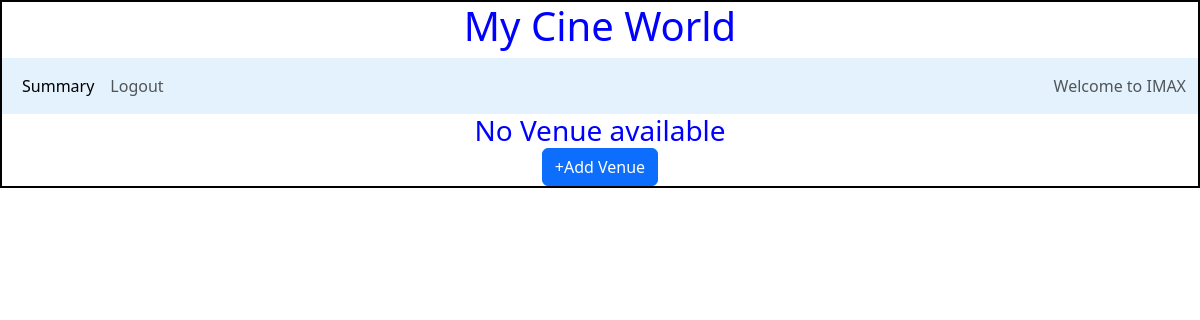
Page /admin/IMAX on the earlier database version.
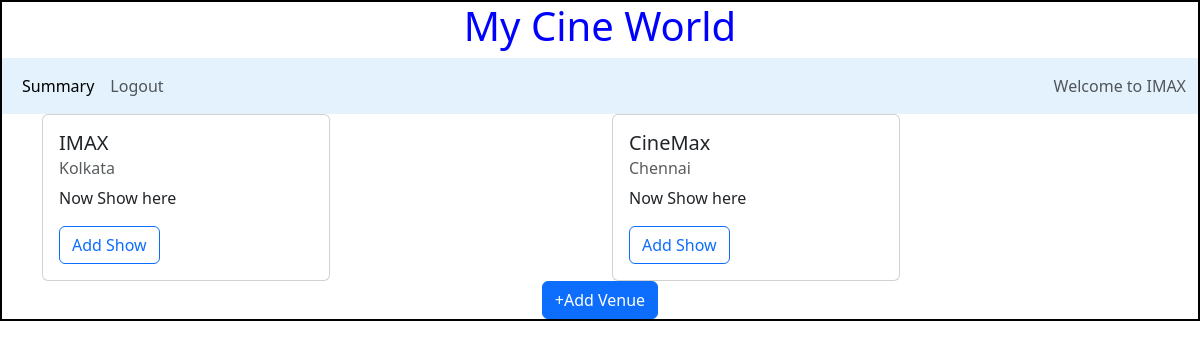
Same page on the later database version.
### backend/models.py (models this page shows)
class Theatre(db.Model):
    __tablename__="theatre"
    id = db.Column(db.Integer,primary_key=True)
    name = db.Column(db.String,nullable=False)
    location = db.Column(db.String,nullable=False)
    pin_code = db.Column(db.Integer,nullable=False)
    capacity = db.Column(db.Integer,nullable=False)
    shows=db.Relationship("Show",cascade="all,delete",backref="theatre",lazy=True)

### backend/controllers.py (the view)
@app.route("/admin/<name>")
def admin_dashboard(name):
    theatres=get_theatres()
    return render_template("admin_dashboard.html",name=name,theatres=theatres)

### backend/controllers.py (called while the page is built)
def get_theatres():
    theatres=Theatre.query.all()
    return theatres

### templates/admin_dashboard.html
{%extends "admin_layout.html"%}
{%block content%}
              <div class="container">
                {%if theatres%}
                <div class="row">
                    {%for theatre in theatres%}
                  <div class="col">
                    <div class="card" style="width: 18rem;">
                        <div class="card-body">
                          <h5 class="card-title">{{theatre.name}}</h5>
                          <h6 class="card-subtitle mb-2 text-muted">{{theatre.location}}</h6>
                          {%if theatre.shows%}
                          <table>
                            <tr><th>ID</th><th>Name</th><th>Date/Time</th></tr>
                            {%for show in theatre.shows%}
                            <tr><th>{{show.id}}</th><th>{{show.name}}</th><th>{{show.date_time}}</th></tr>
                            {%endfor%}
                          </table>
                          {%else%}
                          <p>Now Show here</p>
                          {%endif%}
                          <a href="/show/{{theatre.id}}/{{name}}" type="button" class="btn btn-outline-primary">Add Show</a>
                        </div>
                      </div>
                  </div>
               {%endfor%}
                </div>
                {%else%}
                <h3 class="center">No Venue available</h3>
                {%endif%}
                </div>
                <div class="center">
                    <a href="/venue/{{name}}" type="button" class="btn btn-primary">+Add Venue</a>
              </div>
              {%endblock%}

### templates/admin_layout.html (shortened to what this page needs)
<!DOCTYPE html>
<html lang="en">
<head>
    <link rel="stylesheet" href="/static/styles/main.css">
    <link href="https://cdn.jsdelivr.net/npm/bootstrap@5.3.3/dist/css/bootstrap.min.css" rel="stylesheet">
</head>
<body>
    <div class="my_container">
        <div class="center"><h1>My Cine World</h1></div>
        <div class="my_pannel">
            <nav class="navbar navbar-expand-lg navbar-light" style="background-color: #e3f2fd;">
                <div class="container-fluid">
                  <div class="collapse navbar-collapse" id="navbarText">
                    <ul class="navbar-nav me-auto mb-2 mb-lg-0">
                      <li class="nav-item">
                        <a class="nav-link active" aria-current="page" href="#">Summary</a>
                      </li>
                      <li class="nav-item">
                        <a class="nav-link" href="#">Logout</a>
                      </li>
                    </ul></div>
                    <span class="navbar-text">
                      Welcome to {{name}}
                    </span>
                  </div>
                  </nav>
                </div>
              {%block content%}{%endblock%}
              </div>
    </body>
</html>

### static/styles/main.css (style rules this page uses)
* { margin:0px; }
.my_container { border: 2px solid black }
.center { text-align: center; margin: auto; color:blue; }

Differences in the rows shown:
added Theatre: name "IMAX", location "Kolkata"
added Theatre: name "CineMax", location "Chennai"
Other differences:
{{ name }}: "IMAX" → (not shown)
text no longer shown: "No Venue available"
